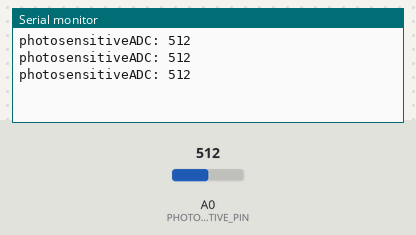
Bench run of a sketch on a simulated Arduino Uno, built with avr-gcc and run on an emulated ATmega328P. On the bench: the last lines printed to the serial monitor. The inputs (shaded band) are chosen by the test bench; at power-on: A0 (PHOTOSENSITIVE_PIN) = 512.

Above: at 1.3 s.
1.4 s: A0 (PHOTOSENSITIVE_PIN) set to 716
At 1.9 s:
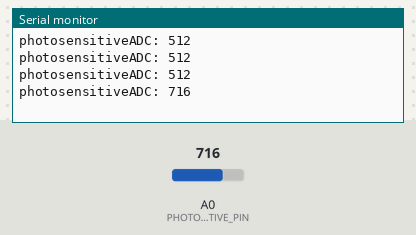
2.9 s: A0 (PHOTOSENSITIVE_PIN) set to 900
At 3.4 s:
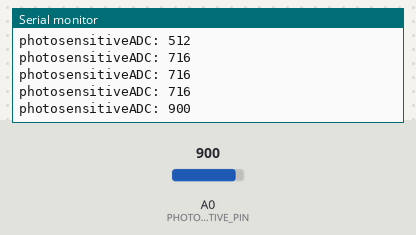
Timing chart, 0 to 5.9 s (numbered marks = the images above; inputs shaded):
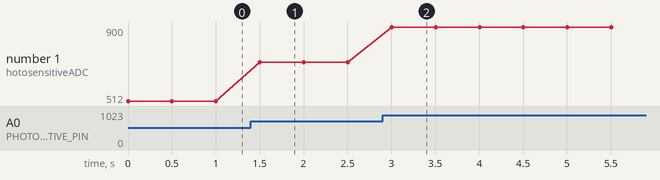

The sketch:

08_Photosensitive.ino
```cpp
/**********************************************************************
  Auther      : www.adeept.com
**********************************************************************/

#define PHOTOSENSITIVE_PIN A0 //Define the pins that Arduino reads photosensitive
int photosensitiveADC;        //Defines a variable to store ADC values

void setup()
{
  pinMode(PHOTOSENSITIVE_PIN, INPUT);//Configure the pins for input mode
  Serial.begin(115200);              //Initialize the serial port and set the baud rate to 115200
}

void loop()
{
  photosensitiveADC = analogRead(PHOTOSENSITIVE_PIN);//Read the photosensitive resistance value
  Serial.print("photosensitiveADC: ");
  Serial.println(photosensitiveADC);                 //Print photosensitive resistance value
  delay(500);
}
```

Measured:
- after the input at 1.4 s, the serial monitor: prints a new line after 0.10 s (image 1)
- after the input at 2.9 s, the serial monitor: prints a new line after 0.10 s (image 2)
- plotted number 1: 512 → 716 after the input at 1.4 s, 716 → 900 after the input at 2.9 s
